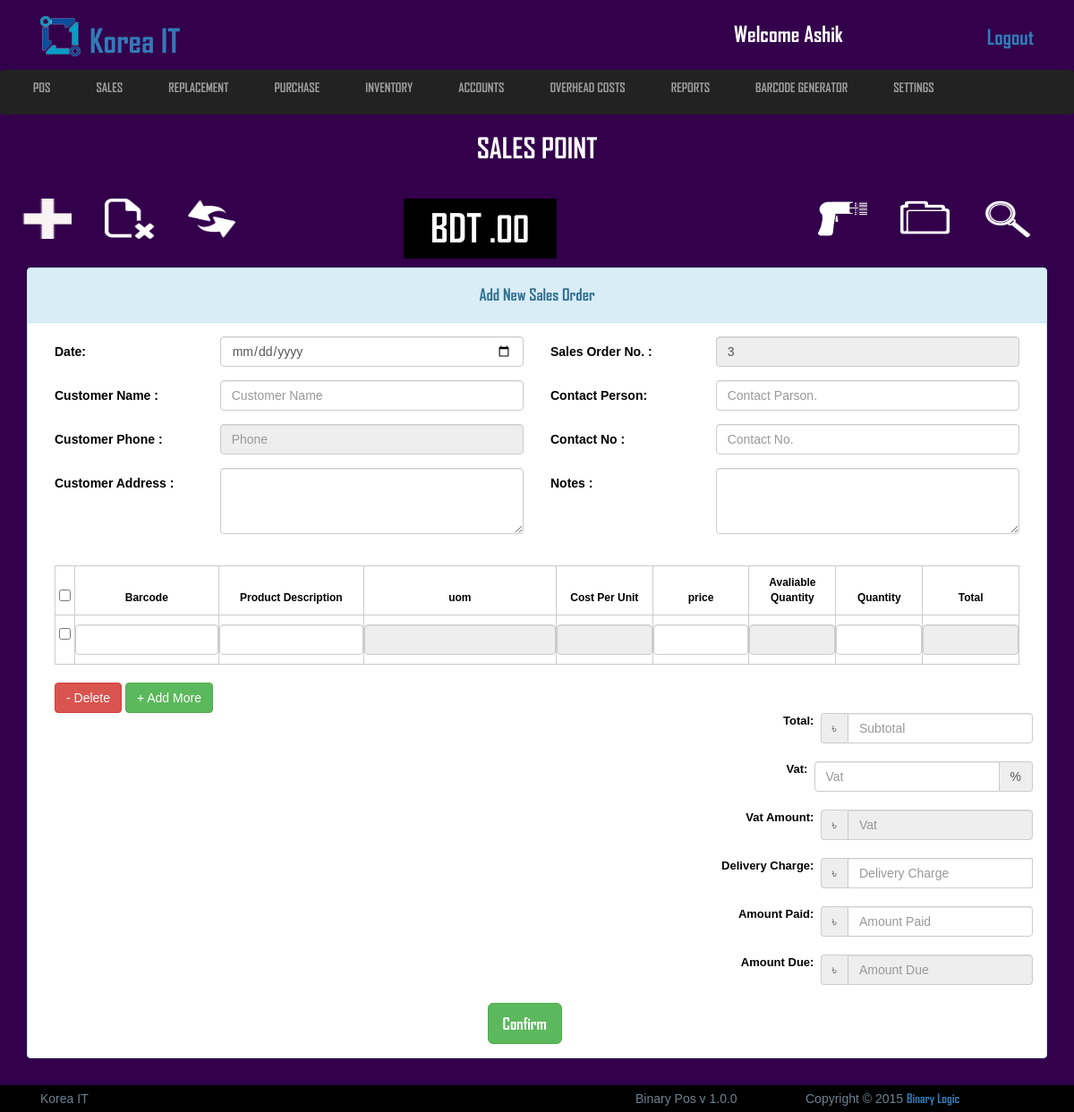
Before: /view/sales_order.php (signed in) with the older database file.
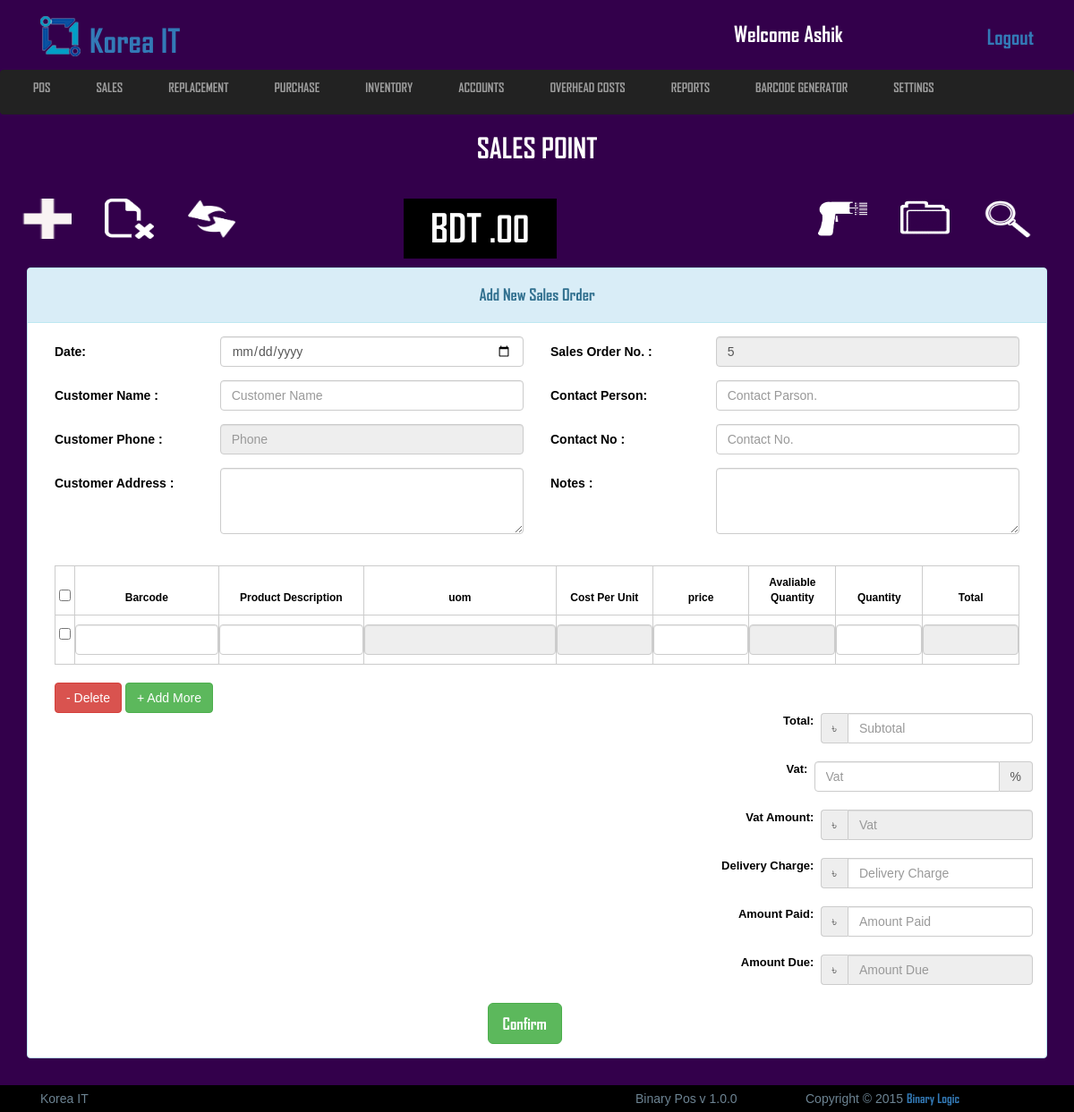
After: the same page with the newer database file.
### tables this page shows
CREATE TABLE `sales_order` (
  `id` int(255) NOT NULL,
  `so_date` date NOT NULL,
  `customer_id` int(255) NOT NULL,
  `sales_order_no` varchar(20) NOT NULL,
  `quotation_no` varchar(100) NOT NULL,
  `invoice_no` varchar(100) NOT NULL,
  `notes` varchar(255) NOT NULL,
  `barcode` varchar(255) NOT NULL,
  `product_description` text NOT NULL,
  `uom` varchar(255) NOT NULL,
  `cost_per_unit` varchar(255) NOT NULL,
  `price` varchar(255) NOT NULL,
  `quantity` varchar(255) NOT NULL,
  `amount` varchar(255) NOT NULL,
  `vat` varchar(255) NOT NULL,
  `delivery_charge` varchar(255) NOT NULL,
  `total` varchar(50) NOT NULL,
  `paid` varchar(50) NOT NULL,
  `due` varchar(50) NOT NULL
);

### src/SalesOrder/SalesOrder.php (called while the page is built, shortened)
<?php
class SalesOrder extends Model{
	public function show_sales_order_number(){
		$this->table = "sales_order";
		$query = "SELECT * FROM {$this->table} ORDER BY id DESC LIMIT 1";
		$result = mysqli_query($this->connection,$query);
		$sales_order_no_fetch = mysqli_fetch_object($result);
		$sales_order_no = $sales_order_no_fetch->sales_order_no+1;
		return $sales_order_no;
	}
}

### src/Model/Model.php (called while the page is built, shortened)
<?php
abstract class Model{
    public function __construct(){
        $this->connection = mysqli_connect("localhost","root","","pos");
    }
}

### view/sales_order.php (the view, shortened to what the changed rows need)
<?php
	$sales_order = new SalesOrder;
 ?>
	<?php include('includes/all_link_body.php'); ?>
<header class="header_section">
	<div class="container">
		<div class="row">
			<div class="col-md-12">
				<?php include('includes/header_top.php'); ?>
			</div>
		</div>
	</div>
	<div class="conainer">
		<div class="row">
			<div class="col-md-12">
				<div class="sales_point">
					<h2>sales point</h2>
				</div>
			</div>
		</div>
	</div>
</header>
<section class="view_container_content">
	<div class="container">
		<div class="col-md-12">
			<div class="row">
				<div class="col-md-12 no_padding">
					<div class="panel panel-info no_margin">
						  	<form class="form-horizontal" action="sales_order.php" method="POST">
						  		<div class="panel-body">
						  			<div class="row">
						  				<div class="col-md-6 col-sm-6">
						  					<div class="form-group">
											    <div id="likes" class="col-sm-8">
											    	<input type="text" name="sales_order_no" class="form-control" value="<?php echo $sales_order->show_sales_order_number(); ?>"readonly>
												</div>
											</div>
						  				</div>
						  			</div>
									<div class="view_center_folwchart">
										<div class='row'>
								      		<div class='col-xs-12 col-sm-12 col-md-12 col-lg-12'>
								      			<table class="table table-bordered table-hover" id="table_auto">
												<thead>
													<tr>
														<th width="2%"><input id="check_all" class="formcontrol" type="checkbox"/></th>
														<th width="15%">Barcode</th>
														<th width="15%">Product Description</th>
														<th width="20%">uom</th>
														<th width="10%">Cost Per Unit</th>
														<th width="10%">price</th>
														<th width="9%">Avaliable Quantity</th>
														<th width="9%">Quantity</th>
														<th width="10%">Total</th>
													</tr>
												</thead>
											</table>
								      		</div>
								      	</div>
									</div>
								</div>
						</form>
					</div>
				</div>
			</div>
		</div>
	</div>
</section>
	<?php include('includes/footer.php'); ?>

Changed rows visible on the page:
no longer on this page (row unchanged): sales_order: sales_order_no "3"
added sales_order: sales_order_no "5"
